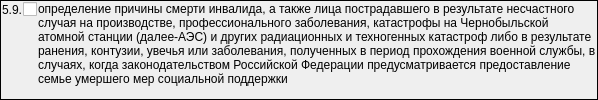
                  <widget class="QFrame" name="frame_11">
                   <property name="frameShape">
                    <enum>QFrame::Panel</enum>
                   </property>
                   <property name="frameShadow">
                    <enum>QFrame::Plain</enum>
                   </property>
                   <layout class="QGridLayout" name="gridLayout_13">
                    <property name="leftMargin">
                     <number>1</number>
                    </property>
                    <property name="topMargin">
                     <number>1</number>
                    </property>
                    <property name="rightMargin">
                     <number>1</number>
                    </property>
                    <property name="bottomMargin">
                     <number>1</number>
                    </property>
                    <property name="spacing">
                     <number>1</number>
                    </property>
                    <item row="0" column="0">
                     <widget class="QLabel" name="label_29">
                      <property name="sizePolicy">
                       <sizepolicy hsizetype="Fixed" vsizetype="Preferred">
                        <horstretch>0</horstretch>
                        <verstretch>0</verstretch>
                       </sizepolicy>
                      </property>
                      <property name="text">
                       <string>5.9.</string>
                      </property>
                     </widget>
                    </item>
                    <item row="0" column="1">
                     <widget class="QCheckBox" name="chkPurposeDirectionMSI59">
                      <property name="sizePolicy">
                       <sizepolicy hsizetype="Fixed" vsizetype="Fixed">
                        <horstretch>0</horstretch>
                        <verstretch>0</verstretch>
                       </sizepolicy>
                      </property>
                      <property name="text">
                       <string/>
                      </property>
                     </widget>
                    </item>
                    <item row="0" column="2" rowspan="2">
                     <widget class="QLabel" name="lblPurposeDirectionMSI59">
                      <property name="text">
                       <string>определение причины смерти инвалида, а также лица пострадавшего в результате несчастного случая на производстве, профессионального заболевания, катастрофы на Чернобыльской атомной станции (далее-АЭС) и других радиационных и техногенных катастроф либо в результате ранения, контузии, увечья или заболевания, полученных в период прохождения военной службы, в случаях, когда законодательством Российской Федерации предусматривается предоставление семье умершего мер социальной поддержки</string>
                      </property>
                      <property name="alignment">
                       <set>Qt::AlignLeading|Qt::AlignLeft|Qt::AlignTop</set>
                      </property>
                      <property name="wordWrap">
                       <bool>true</bool>
                      </property>
                     </widget>
                    </item>
                   </layout>
                  </widget>
